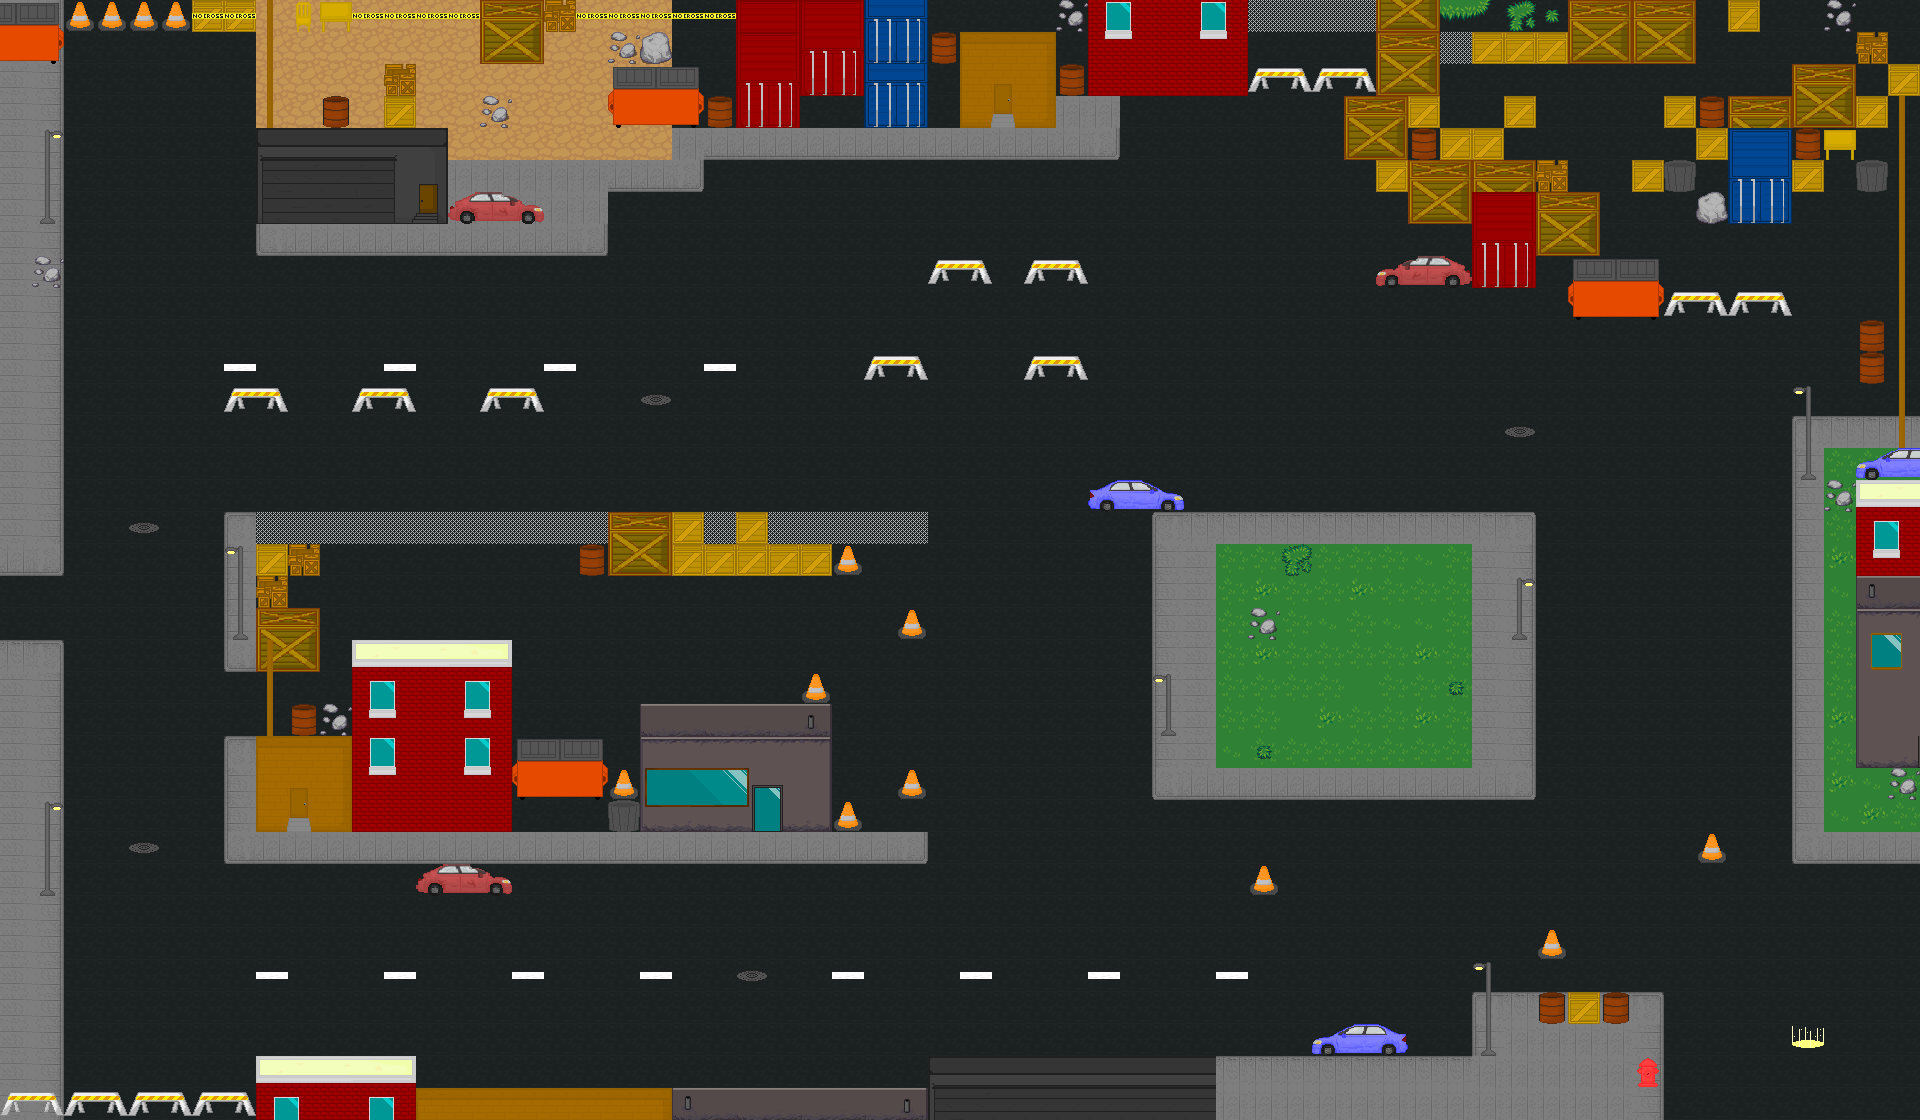

This game map was drawn from its Tiled (.tmx) file and the tilesets committed beside it. A one-line description and the trimmed map source follow:
An orthogonal 60x35 tile map with 32x32 px tiles, 2 tile layers (Tile Layer 1, Tile Layer 2), 51 tilesets and 126 objects (8x Block, 6x EnemyEntity, 5x CoinEntity, 4x EnemyUp, 2x health, ...).

<map version="1.0" orientation="orthogonal" renderorder="right-down" width="60" height="35" tilewidth="32" tileheight="32" backgroundcolor="#363636" nextobjectid="258">
 <tileset firstgid="1" name="grass" tilewidth="32" tileheight="32">
  <image source="../img/map/grass.png" trans="ff00ff" width="96" height="192" />
 </tileset>
 <tileset firstgid="19" name="asphault" tilewidth="32" tileheight="32">
  <image source="../img/map/asphault.png" trans="ff00ff" width="32" height="32" />
 </tileset>
 <tileset firstgid="20" name="dirt" tilewidth="32" tileheight="32">
  <image source="../img/map/dirt.png" trans="615c6f" width="32" height="32" />
 </tileset>
 <tileset firstgid="21" name="car_beat_up" tilewidth="32" tileheight="32">
  <image source="../img/map/car_beat_up.png" trans="1b2021" width="96" height="32" />
 </tileset>
 <tileset firstgid="24" name="car_beat_up_flip" tilewidth="32" tileheight="32">
  <image source="../img/map/car_beat_up_flip.png" trans="1b2021" width="96" height="32" />
 </tileset>
 <tileset firstgid="27" name="car2" tilewidth="32" tileheight="32">
  <image source="../img/map/car2.png" trans="1b2021" width="96" height="32" />
 </tileset>
 <tileset firstgid="30" name="car2_flip" tilewidth="32" tileheight="32">
  <image source="../img/map/car2_flip.png" trans="1b2021" width="96" height="32" />
 </tileset>
 <tileset firstgid="33" name="car1" tilewidth="32" tileheight="32">
  <image source="../img/map/car1.png" trans="1b2021" width="96" height="32" />
 </tileset>
 <tileset firstgid="36" name="container_blue" tilewidth="32" tileheight="32">
  <image source="../img/map/container_blue.png" trans="1b2021" width="64" height="96" />
 </tileset>
 <tileset firstgid="42" name="dumpster1" tilewidth="32" tileheight="32">
  <image source="../img/map/dumpster1.png" trans="1b2021" width="96" height="64" />
 </tileset>
 <tileset firstgid="48" name="building2" tilewidth="32" tileheight="32">
  <image source="../img/map/building2.png" trans="1b2021" width="160" height="96" />
 </tileset>
 <tileset firstgid="63" name="hydrant" tilewidth="32" tileheight="32">
  <image source="../img/map/hydrant.png" trans="1b2021" width="32" height="32" />
 </tileset>
 <tileset firstgid="64" name="crate1" tilewidth="32" tileheight="32">
  <image source="../img/map/crate1.png" trans="1b2021" width="32" height="32" />
 </tileset>
 <tileset firstgid="65" name="container_red" tilewidth="32" tileheight="32">
  <image source="../img/map/container_red.png" trans="1b2021" width="64" height="96" />
 </tileset>
 <tileset firstgid="71" name="sidewalk_path_side" tilewidth="32" tileheight="32">
  <image source="../img/map/sidewalk_path_side.png" trans="1b2021" width="32" height="32" />
 </tileset>
 <tileset firstgid="72" name="sidewalk_path" tilewidth="32" tileheight="32">
  <image source="../img/map/sidewalk_path.png" trans="1b2021" width="32" height="32" />
 </tileset>
 <tileset firstgid="73" name="sidewalk_end_top" tilewidth="32" tileheight="32">
  <image source="../img/map/sidewalk_end_top.png" trans="1b2021" width="32" height="32" />
 </tileset>
 <tileset firstgid="74" name="sidewalk_end_bottom" tilewidth="32" tileheight="32">
  <image source="../img/map/sidewalk_end_bottom.png" trans="1b2021" width="32" height="32" />
 </tileset>
 <tileset firstgid="75" name="sidewalk_end_bottomleft" tilewidth="32" tileheight="32">
  <image source="../img/map/sidewalk_end_bottomleft.png" trans="1b2021" width="32" height="32" />
 </tileset>
 <tileset firstgid="76" name="sidewalk_end_left" tilewidth="32" tileheight="32">
  <image source="../img/map/sidewalk_end_left.png" trans="1b2021" width="32" height="32" />
 </tileset>
 <tileset firstgid="77" name="sidewalk_end_bottomright" tilewidth="32" tileheight="32">
  <image source="../img/map/sidewalk_end_bottomright.png" trans="1b2021" width="32" height="32" />
 </tileset>
 <tileset firstgid="78" name="sidewalk_corner_bottom_left" tilewidth="32" tileheight="32">
  <image source="../img/map/sidewalk_corner_bottom_left.png" width="32" height="32" />
 </tileset>
 <tileset firstgid="79" name="sidewalk_corner_bottom_right" tilewidth="32" tileheight="32">
  <image source="../img/map/sidewalk_corner_bottom_right.png" width="32" height="32" />
 </tileset>
 <tileset firstgid="80" name="sidewalk_corner_top_left" tilewidth="32" tileheight="32">
  <image source="../img/map/sidewalk_corner_top_left.png" width="32" height="32" />
 </tileset>
 <tileset firstgid="81" name="sidewalk_corner_top_right" tilewidth="32" tileheight="32">
  <image source="../img/map/sidewalk_corner_top_right.png" width="32" height="32" />
 </tileset>
 <tileset firstgid="82" name="building_brick" tilewidth="32" tileheight="32">
  <image source="../img/map/building_brick.png" width="160" height="96" />
 </tileset>
 <tileset firstgid="97" name="cone" tilewidth="32" tileheight="32">
  <image source="../img/map/cone.png" width="32" height="32" />
 </tileset>
 <tileset firstgid="98" name="barrier" tilewidth="32" tileheight="32">
  <image source="../img/map/barrier.png" width="64" height="32" />
 </tileset>
 <tileset firstgid="100" name="box_big" tilewidth="32" tileheight="32">
  <image source="../img/map/box_big.png" width="64" height="64" />
 </tileset>
 <tileset firstgid="104" name="building3" tilewidth="32" tileheight="32">
  <image source="../img/map/building3.png" width="192" height="192" />
 </tileset>
 <tileset firstgid="140" name="chair1" tilewidth="32" tileheight="32">
  <image source="../img/map/chair1.png" width="32" height="32" />
 </tileset>
 <tileset firstgid="141" name="boxes" tilewidth="32" tileheight="32">
  <image source="../img/map/boxes.png" width="32" height="32" />
 </tileset>
 <tileset firstgid="142" name="building6" tilewidth="32" tileheight="32">
  <image source="../img/map/building6.png" width="192" height="96" />
 </tileset>
 <tileset firstgid="160" name="fence" tilewidth="32" tileheight="32">
  <image source="../img/map/fence.png" width="32" height="32" />
 </tileset>
 <tileset firstgid="161" name="disk" tilewidth="32" tileheight="32">
  <image source="../img/map/disk.png" width="32" height="32" />
 </tileset>
 <tileset firstgid="162" name="street_line_horizontal" tilewidth="32" tileheight="32">
  <image source="../img/map/street_line_horizontal.png" width="32" height="32" />
 </tileset>
 <tileset firstgid="163" name="fence_chains" tilewidth="32" tileheight="32">
  <image source="../img/map/fence_chains.png" width="32" height="32" />
 </tileset>
 <tileset firstgid="164" name="building5" tilewidth="32" tileheight="32">
  <image source="../img/map/building5.png" width="96" height="96" />
 </tileset>
 <tileset firstgid="173" name="building4" tilewidth="32" tileheight="32">
  <image source="../img/map/building4.png" width="160" height="192" />
 </tileset>
 <tileset firstgid="203" name="building1" tilewidth="32" tileheight="32">
  <image source="../img/map/building1.png" width="192" height="128" />
 </tileset>
 <tileset firstgid="227" name="manhole" tilewidth="32" tileheight="32">
  <image source="../img/map/manhole.png" width="32" height="32" />
 </tileset>
 <tileset firstgid="228" name="lightpole_right" tilewidth="32" tileheight="32">
  <image source="../img/map/lightpole_right.png" width="32" height="96" />
 </tileset>
 <tileset firstgid="231" name="lightpole_left" tilewidth="32" tileheight="32">
  <image source="../img/map/lightpole_left.png" width="32" height="96" />
 </tileset>
 <tileset firstgid="234" name="barrel1" tilewidth="32" tileheight="32">
  <image source="../img/map/barrel1.png" width="32" height="32" />
 </tileset>
 <tileset firstgid="235" name="trash_can" tilewidth="32" tileheight="32">
  <image source="../img/map/trash_can.png" width="32" height="32" />
 </tileset>
 <tileset firstgid="236" name="rock1" tilewidth="32" tileheight="32">
  <image source="../img/map/rock1.png" width="32" height="32" />
 </tileset>
 <tileset firstgid="237" name="rocks" tilewidth="32" tileheight="32">
  <image source="../img/map/rocks.png" width="64" height="32" />
 </tileset>
 <tileset firstgid="239" name="table" tilewidth="32" tileheight="32">
  <image source="../img/map/table.png" width="32" height="32" />
 </tileset>
 <tileset firstgid="240" name="building1" tilewidth="32" tileheight="32">
  <image source="../img/map/building1.png" width="192" height="128" />
 </tileset>
 <tileset firstgid="264" name="tape" tilewidth="32" tileheight="32">
  <image source="../img/map/tape.png" width="32" height="32" />
 </tileset>
 <tileset firstgid="265" name="portal" tilewidth="32" tileheight="32">
  <image source="../img/map/portal.png" width="32" height="32" />
 </tileset>
 <layer name="Tile Layer 1" width="60" height="35">
  <data>[2100 cells, 2061 non-empty, 64 distinct tile ids]</data>
 </layer>
 <layer name="Tile Layer 2" width="60" height="35">
  <data>[2100 cells, 499 non-empty, 148 distinct tile ids]</data>
 </layer>
 <objectgroup color="#a40000" name="Enemies">
  <object id="210" name="EnemyEntity" x="672" y="320" width="768" height="32" />
  <object id="213" name="EnemyUp" x="928" y="512" width="32" height="416" />
  <object id="215" name="EnemyUp" x="128" y="128" width="32" height="224" />
  <object id="216" name="EnemyEntity" x="1216" y="576" width="608" height="32" />
  <object id="252" name="EnemyEntity" x="1600" y="928" width="288" height="32" />
  <object id="253" name="EnemyEntity" x="928" y="960" width="288" height="32" />
  <object id="254" name="EnemyUp" x="128" y="704" width="32" height="224" />
  <object id="255" name="EnemyUp" x="544" y="832" width="32" height="224" />
  <object id="256" name="EnemyEntity" x="448" y="96" width="128" height="32" />
  <object id="257" name="EnemyEntity" x="1536" y="64" width="160" height="32" />
 </objectgroup>
 <objectgroup name="collision">
  <object id="96" x="0" y="0" width="64" height="64" />
  <object id="97" x="64" y="0" width="288" height="32" />
  <object id="98" x="320" y="96" width="32" height="32" />
  <object id="99" x="384" y="64" width="32" height="64" />
  <object id="100" x="256" y="32" width="32" height="96" />
  <object id="101" x="256" y="128" width="192" height="96" />
  <object id="102" x="448" y="192" width="96" height="32" />
  <object id="103" x="480" y="0" width="64" height="64" />
  <object id="105" x="544" y="0" width="32" height="32" />
  <object id="106" x="640" y="32" width="32" height="32" />
  <object id="107" x="704" y="96" width="32" height="32" />
  <object id="109" x="608" y="64" width="96" height="64" />
  <object id="110" x="736" y="0" width="64" height="128" />
  <object id="111" x="800" y="0" width="64" height="96" />
  <object id="112" x="864" y="0" width="64" height="128" />
  <object id="113" x="928" y="32" width="32" height="32" />
  <object id="114" x="960" y="32" width="96" height="96" />
  <object id="115" x="1056" y="64" width="32" height="32" />
  <object id="116" x="1088" y="0" width="160" height="96" />
  <object id="117" x="928" y="256" width="64" height="32" />
  <object id="118" x="1024" y="256" width="64" height="32" />
  <object id="120" x="1024" y="352" width="64" height="32" />
  <object id="121" x="864" y="352" width="64" height="32" />
  <object id="122" x="480" y="384" width="64" height="32" />
  <object id="123" x="352" y="384" width="64" height="32" />
  <object id="124" x="224" y="384" width="64" height="32" />
  <object id="125" x="32" y="192" width="32" height="32" />
  <object id="126" x="224" y="608" width="32" height="32" />
  <object id="127" x="32" y="864" width="32" height="32" />
  <object id="128" x="256" y="544" width="64" height="32" />
  <object id="129" x="256" y="576" width="32" height="32" />
  <object id="130" x="256" y="608" width="64" height="64" />
  <object id="131" x="256" y="672" width="32" height="64" />
  <object id="132" x="288" y="704" width="32" height="32" />
  <object id="133" x="256" y="736" width="96" height="96" />
  <object id="134" x="352" y="640" width="160" height="192" />
  <object id="135" x="512" y="736" width="96" height="64" />
  <object id="136" x="608" y="768" width="32" height="64" />
  <object id="137" x="640" y="704" width="192" height="128" />
  <object id="138" x="832" y="800" width="32" height="32" />
  <object id="139" x="896" y="768" width="32" height="32" />
  <object id="140" x="800" y="672" width="32" height="32" />
  <object id="141" x="896" y="608" width="32" height="32" />
  <object id="142" x="832" y="544" width="32" height="32" />
  <object id="143" x="256" y="512" width="672" height="32" />
  <object id="144" x="576" y="544" width="256" height="32" />
  <object id="146" x="0" y="1088" width="256" height="32" />
  <object id="147" x="256" y="1056" width="160" height="64" />
  <object id="148" x="416" y="1088" width="512" height="32" />
  <object id="149" x="928" y="1056" width="288" height="64" />
  <object id="151" x="1152" y="704" width="32" height="32" />
  <object id="152" x="1504" y="608" width="32" height="32" />
  <object id="153" x="1856" y="448" width="96" height="320" />
  <object id="156" x="1248" y="64" width="128" height="32" />
  <object id="157" x="1568" y="256" width="96" height="64" />
  <object id="159" x="1664" y="288" width="128" height="32" />
  <object id="160" x="1856" y="320" width="32" height="64" />
  <object id="161" x="1792" y="448" width="32" height="32" />
  <object id="163" x="1888" y="96" width="32" height="352" />
  <object id="164" x="1792" y="64" width="64" height="64" />
  <object id="165" x="1856" y="96" width="32" height="32" />
  <object id="166" x="1888" y="64" width="32" height="32" />
  <object id="167" x="1856" y="32" width="32" height="32" />
  <object id="168" x="1728" y="0" width="32" height="32" />
  <object id="169" x="1568" y="0" width="128" height="64" />
  <object id="170" x="1440" y="32" width="128" height="32" />
  <object id="171" x="1376" y="0" width="64" height="96" />
  <object id="172" x="1344" y="96" width="96" height="64" />
  <object id="173" x="1376" y="160" width="32" height="32" />
  <object id="174" x="1440" y="128" width="64" height="32" />
  <object id="176" x="1504" y="96" width="32" height="32" />
  <object id="177" x="1408" y="160" width="160" height="64" />
  <object id="178" x="1568" y="192" width="32" height="32" />
  <object id="179" x="1472" y="224" width="64" height="64" />
  <object id="180" x="1536" y="224" width="64" height="32" />
  <object id="181" x="1856" y="160" width="32" height="32" />
  <object id="182" x="1792" y="128" width="64" height="32" />
  <object id="183" x="1792" y="160" width="32" height="32" />
  <object id="184" x="1728" y="128" width="64" height="96" />
  <object id="185" x="1696" y="192" width="32" height="32" />
  <object id="186" x="1632" y="160" width="64" height="32" />
  <object id="188" x="1664" y="96" width="128" height="32" />
  <object id="189" x="1696" y="128" width="32" height="32" />
  <object id="191" x="1472" y="1024" width="32" height="32" />
  <object id="192" x="1536" y="992" width="96" height="32" />
  <object id="193" x="1536" y="928" width="32" height="32" />
  <object id="195" x="1696" y="832" width="32" height="32" />
  <object id="196" x="1248" y="864" width="32" height="32" />
  <object id="198" x="416" y="864" width="96" height="32" />
  <object id="200" x="1088" y="480" width="96" height="32" />
  <object id="201" x="1376" y="256" width="96" height="32" />
  <object id="202" x="1312" y="1024" width="96" height="32" />
  <object id="203" x="-32" y="0" width="32" height="1120" />
  <object id="204" x="1216" y="1120" width="704" height="32" />
  <object id="205" x="1920" y="768" width="32" height="384" />
  <object id="219" x="1632" y="1056" width="32" height="32" />
  <object id="220" x="0" y="-32" width="1920" height="32" />
  <object id="221" x="1920" y="0" width="32" height="448" />
  <object id="222" x="0" y="1120" width="1216" height="32" />
 </objectgroup>
 <objectgroup color="#0000a4" name="Entities">
  <object id="209" name="player" x="32" y="576" width="32" height="32" />
  <object id="223" name="me.LevelEntity" x="1792" y="1024" width="32" height="32">
   <properties>
    <property name="duration" value="250" />
    <property name="fade" value="#000000" />
    <property name="to" value="message3" />
   </properties>
  </object>
  <object id="230" name="CoinEntity" x="288" y="576" width="32" height="32">
   <properties>
    <property name="image" value="spinning_coin_gold" />
    <property name="spritewidth" value="32" />
   </properties>
  </object>
  <object id="234" name="CoinEntity" x="352" y="32" width="32" height="32">
   <properties>
    <property name="image" value="spinning_coin_gold" />
    <property name="spritewidth" value="32" />
   </properties>
  </object>
  <object id="235" name="CoinEntity" x="1792" y="32" width="32" height="32">
   <properties>
    <property name="image" value="spinning_coin_gold" />
    <property name="spritewidth" value="32" />
   </properties>
  </object>
  <object id="236" name="CoinEntity" x="1824" y="448" width="32" height="32">
   <properties>
    <property name="image" value="spinning_coin_gold" />
    <property name="spritewidth" value="32" />
   </properties>
  </object>
  <object id="237" name="CoinEntity" x="1536" y="1056" width="32" height="32">
   <properties>
    <property name="image" value="spinning_coin_gold" />
    <property name="spritewidth" value="32" />
   </properties>
  </object>
  <object id="238" name="Block" x="1792" y="992" width="32" height="32" />
  <object id="240" name="Block" x="1760" y="992" width="32" height="32" />
  <object id="241" name="Block" x="1760" y="1024" width="32" height="32" />
  <object id="242" name="Block" x="1760" y="1056" width="32" height="32" />
  <object id="243" name="Block" x="1792" y="1056" width="32" height="32" />
  <object id="244" name="Block" x="1824" y="1056" width="32" height="32" />
  <object id="245" name="Block" x="1824" y="1024" width="32" height="32" />
  <object id="246" name="Block" x="1824" y="992" width="32" height="32" />
  <object id="247" name="health" x="1440" y="96" width="32" height="32">
   <properties>
    <property name="image" value="medkit" />
    <property name="spritewidth" value="32" />
   </properties>
  </object>
  <object id="250" name="health" x="224" y="32" width="32" height="32">
   <properties>
    <property name="image" value="medkit" />
    <property name="spritewidth" value="32" />
   </properties>
  </object>
 </objectgroup>
</map>
